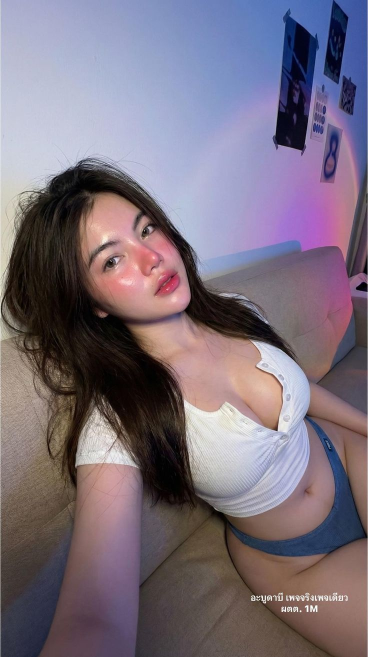
#> input picture media/posts/images/2e8e77a9d9d9443deac9d8a49fafceb8.jpg, 736 x 1314 px (shown at 1/2 size)
$ python -i image_processing.py   (imports and definitions only)   (older library calls are emulated)
#> lines starting #> are read from the running program, lines starting #| are printed output that depends on the picture
#> further down, picture is the input picture: PIL image 736x1314 RGB; mean R, G, B 121.9, 110.7, 124.2
import cv2
import numpy as np
from PIL import Image, ImageEnhance
from typing import Optional

from ..domain.entities import ImageAnalysis
from ..domain.value_objects import CannyThresholds, ImageDimensions
from ..config import MAX_IMAGE_SIZE
OPENPOSE_AVAILABLE = True
# [6 lines of commented-out code are left out]


def analyze_image_complexity(image: Image.Image) -> ImageAnalysis:
    img_array = np.array(image.convert("L"))
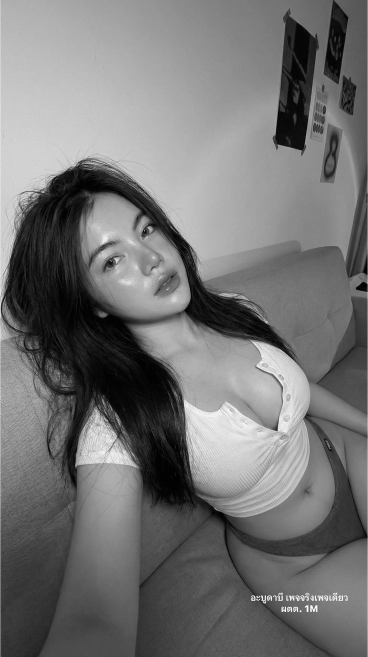
#> img_array: shape (1314, 736) (shown at 1/2 size); min 0, max 255, mean 115.6

    edges = cv2.Canny(img_array, 30, 120)
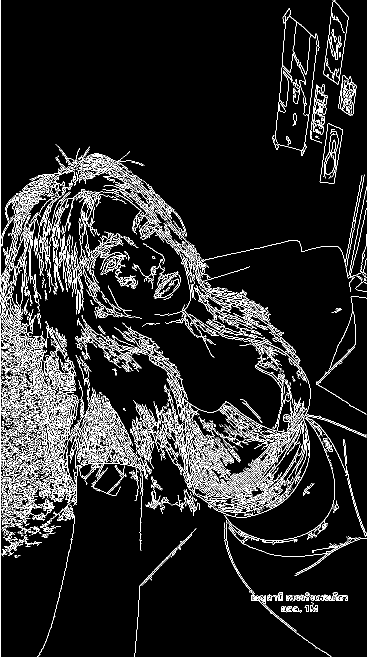
#> edges: shape (1314, 736) (shown at 1/2 size); 9.2% white in thin lines or dots
    edge_density = np.sum(edges > 0) / edges.size
#> edge_density = 0.0925

    contrast = np.std(img_array)
#> contrast = 58.95
    brightness = np.mean(img_array)
#> brightness = 115.6

    laplacian_var = cv2.Laplacian(img_array, cv2.CV_64F).var()
#> laplacian_var = 545.2

    img_rgb = np.array(image)
    color_variance = np.mean([np.std(img_rgb[:,:,i]) for i in range(3)])
#> color_variance = 62.61

    blur = cv2.GaussianBlur(img_array, (9, 9), 0)
    detail_level = np.mean(np.abs(img_array.astype(float) - blur.astype(float)))
#> detail_level = 3.58

    sobelx = cv2.Sobel(img_array, cv2.CV_64F, 1, 0, ksize=3)
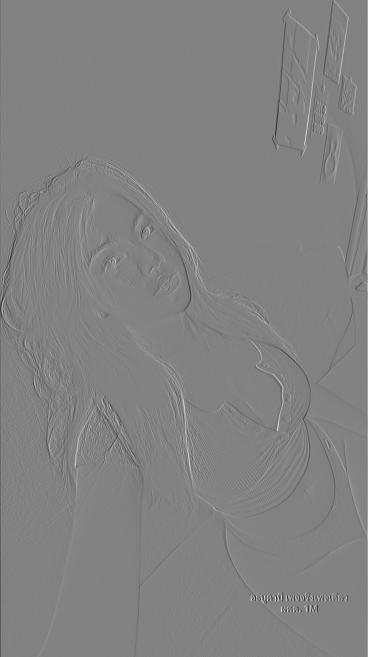
#> sobelx: shape (1314, 736) float64 (shown at 1/2 size); min -883, max 850, mean -0.5; drawn with min black and max white
    sobely = cv2.Sobel(img_array, cv2.CV_64F, 0, 1, ksize=3)
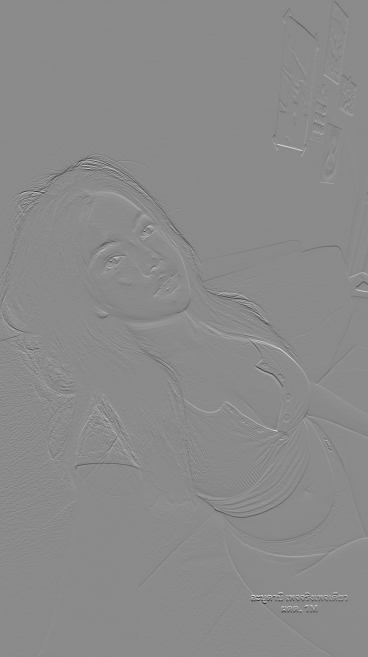
#> sobely: shape (1314, 736) float64 (shown at 1/2 size); min -911, max 762, mean -0.4; drawn with min black and max white
    gradient_magnitude = np.sqrt(sobelx**2 + sobely**2)
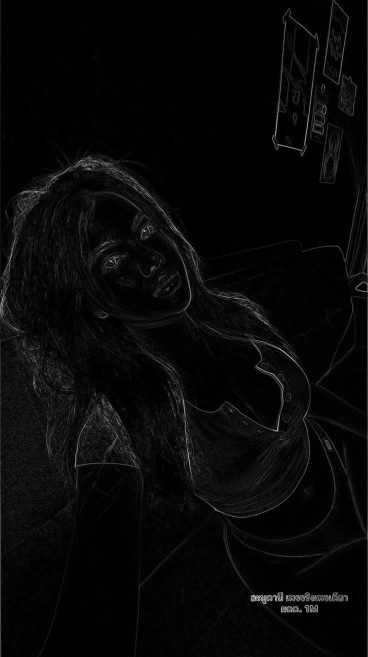
#> gradient_magnitude: shape (1314, 736) float64 (shown at 1/2 size); min 0, max 915.4, mean 30.7; drawn with min black and max white
    texture_complexity = np.mean(gradient_magnitude)
#> texture_complexity = 30.69

    hist = cv2.calcHist([img_array], [0], None, [256], [0, 256])
#> hist = 256 values, max 7476 at index 76, min 2 at index 255, mean 3777.8
    hist = hist.flatten() / hist.sum()
#> hist = 256 values, max 0.00773 at index 76, min 2.07e-06 at index 255, mean 0.00391
    entropy = -np.sum(hist * np.log2(hist + 1e-7))
#> entropy = 7.76

    return ImageAnalysis(
        edge_density=edge_density,
        contrast=contrast,
        brightness=brightness,
        laplacian_variance=laplacian_var,
        color_variance=color_variance,
        detail_level=detail_level,
        texture_complexity=texture_complexity,
        entropy=entropy,
        is_complex=edge_density > 0.08 or texture_complexity > 25,
        is_low_contrast=contrast < 35,
        is_dark=brightness < 75,
        is_bright=brightness > 185,
        has_fine_details=detail_level > 12,
        is_colorful=color_variance > 45,
        is_high_entropy=entropy > 6.5
    )


# [91 lines left out: functions compute_adaptive_canny_thresholds, preprocess_image, make_canny_condition, make_openpose_condition, smart_resize, not called in this run]

>>> from PIL import Image
>>> picture = Image.open('../../media/posts/images/2e8e77a9d9d9443deac9d8a49fafceb8.jpg')
>>> result = analyze_image_complexity(picture)

$ run again, on media/posts/images/784c0ab0df53f2249a650b5c4d7f918e.jpg
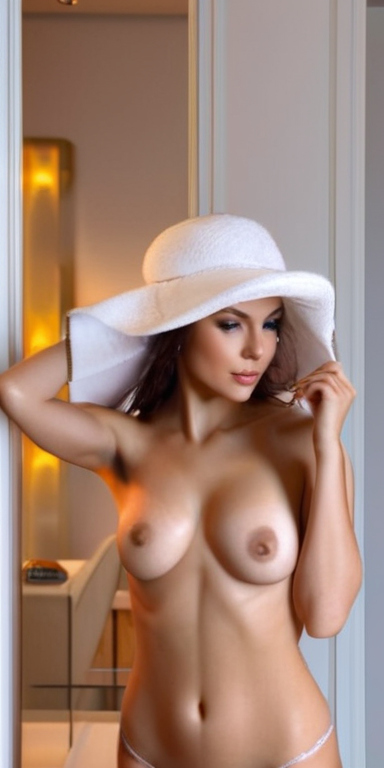
#> input picture media/posts/images/784c0ab0df53f2249a650b5c4d7f918e.jpg, 384 x 768 px
#> picture is the input picture: PIL image 384x768 RGB; mean R, G, B 162.2, 132.6, 118.1
#> in analyze_image_complexity, `edges = cv2.Canny(img_array, 30, 120)`:
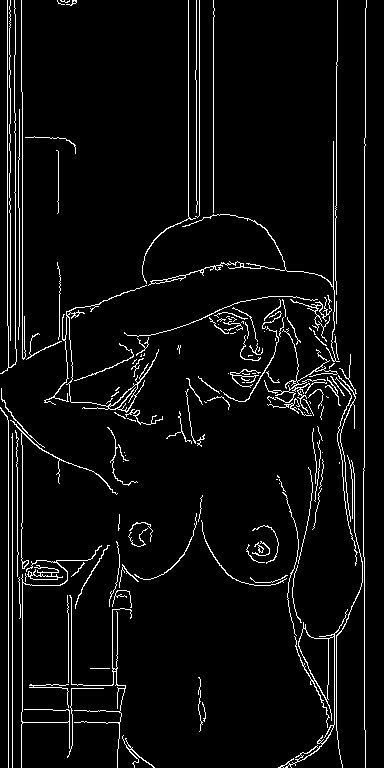
#> edges: shape (768, 384); 4.9% white in thin lines or dots
#> edge_density = 0.0495
#> contrast = 46.24
#> brightness = 139.8
#> laplacian_var = 50.09
#> color_variance = 50.39
#> detail_level = 2.18
#> in analyze_image_complexity, `gradient_magnitude = np.sqrt(sobelx**2 + sobely**2)`:
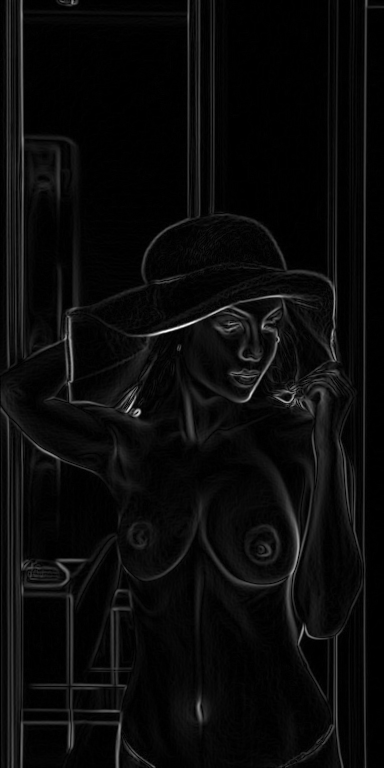
#> gradient_magnitude: shape (768, 384) float64; min 0, max 687.3, mean 28.5; drawn with min black and max white
#> texture_complexity = 28.47
#> in analyze_image_complexity, `hist = cv2.calcHist([img_array], [0], None, [256], [0, 256])`: hist = 256 values, max 5765 at index 160, min 0 at index 0, mean 1152
#> in analyze_image_complexity, `hist = hist.flatten() / hist.sum()`: hist = 256 values, max 0.0195 at index 160, min 0 at index 0, mean 0.00391
#> entropy = 7.48

$ run again, on media/posts/images/784c0ab0df53f2249a650b5c4d7f918e_1dnAIGB.jpg
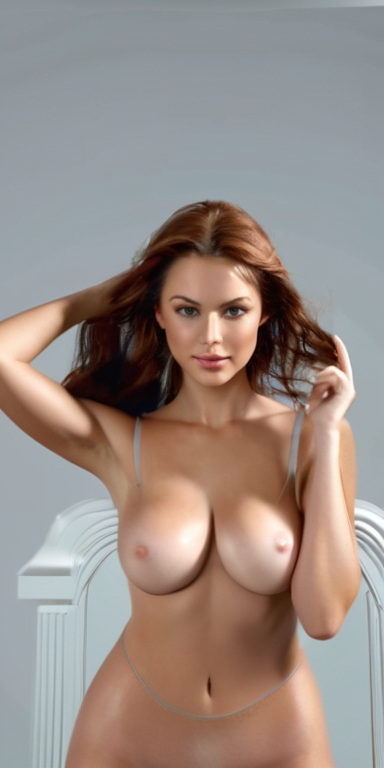
#> input picture media/posts/images/784c0ab0df53f2249a650b5c4d7f918e_1dnAIGB.jpg, 384 x 768 px
#> picture is the input picture: PIL image 384x768 RGB; mean R, G, B 152.6, 139.7, 133.2
#> in analyze_image_complexity, `edges = cv2.Canny(img_array, 30, 120)`:
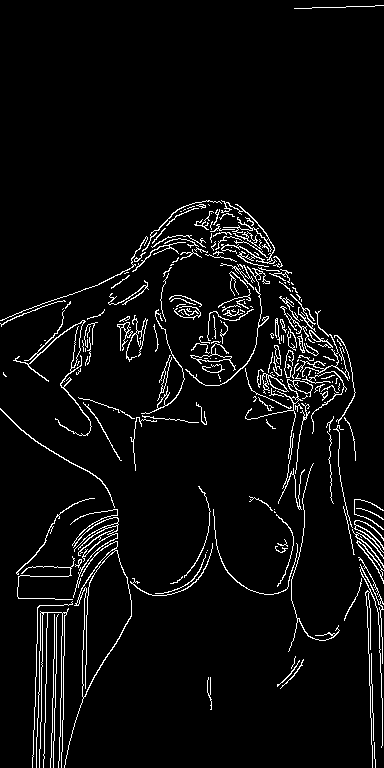
#> edges: shape (768, 384); 4.8% white in thin lines or dots
#> edge_density = 0.0477
#> contrast = 44.87
#> brightness = 142.8
#> laplacian_var = 60.8
#> color_variance = 47.83
#> detail_level = 1.87
#> in analyze_image_complexity, `gradient_magnitude = np.sqrt(sobelx**2 + sobely**2)`:
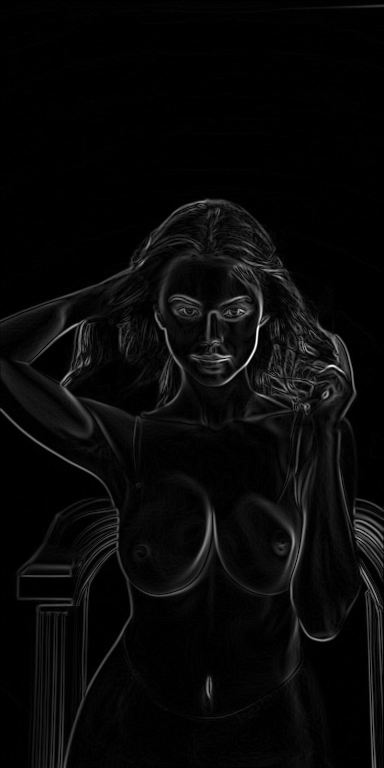
#> gradient_magnitude: shape (768, 384) float64; min 0, max 676.7, mean 23.3; drawn with min black and max white
#> texture_complexity = 23.27
#> in analyze_image_complexity, `hist = cv2.calcHist([img_array], [0], None, [256], [0, 256])`: hist = 256 values, max 8376 at index 161, min 0 at index 0, mean 1152
#> in analyze_image_complexity, `hist = hist.flatten() / hist.sum()`: hist = 256 values, max 0.0284 at index 161, min 0 at index 0, mean 0.00391
#> entropy = 7.13

$ run again, on media/posts/images/784c0ab0df53f2249a650b5c4d7f918e_KNtJzVa.jpg
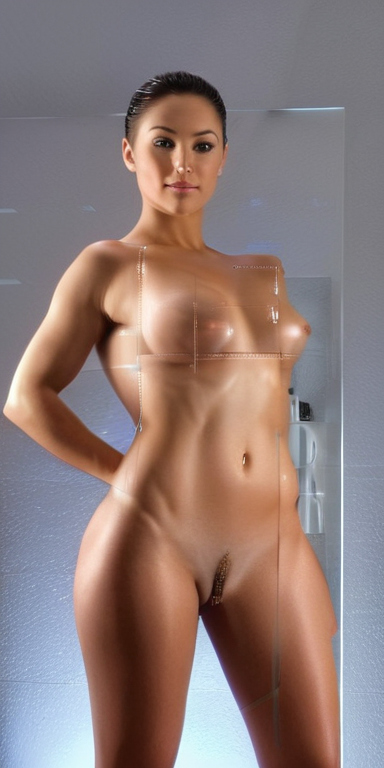
#> input picture media/posts/images/784c0ab0df53f2249a650b5c4d7f918e_KNtJzVa.jpg, 384 x 768 px
#> picture is the input picture: PIL image 384x768 RGB; mean R, G, B 142.6, 124.2, 121.5
#> in analyze_image_complexity, `edges = cv2.Canny(img_array, 30, 120)`:
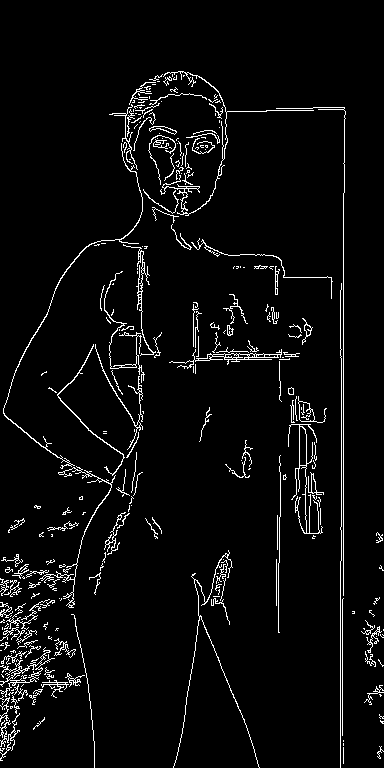
#> edges: shape (768, 384); 4.3% white in thin lines or dots
#> edge_density = 0.0434
#> contrast = 41.61
#> brightness = 129.4
#> laplacian_var = 160.1
#> color_variance = 45.99
#> detail_level = 2.5
#> in analyze_image_complexity, `gradient_magnitude = np.sqrt(sobelx**2 + sobely**2)`:
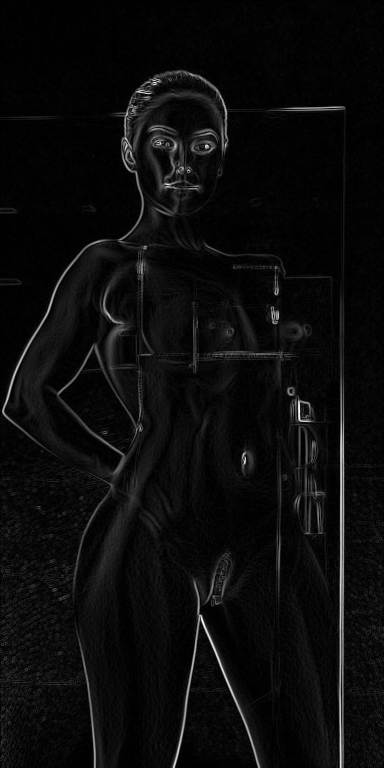
#> gradient_magnitude: shape (768, 384) float64; min 0, max 576.7, mean 27.2; drawn with min black and max white
#> texture_complexity = 27.19
#> in analyze_image_complexity, `hist = cv2.calcHist([img_array], [0], None, [256], [0, 256])`: hist = 256 values, max 11234 at index 119, min 0 at index 0, mean 1152
#> in analyze_image_complexity, `hist = hist.flatten() / hist.sum()`: hist = 256 values, max 0.0381 at index 119, min 0 at index 0, mean 0.00391
#> entropy = 7.08
